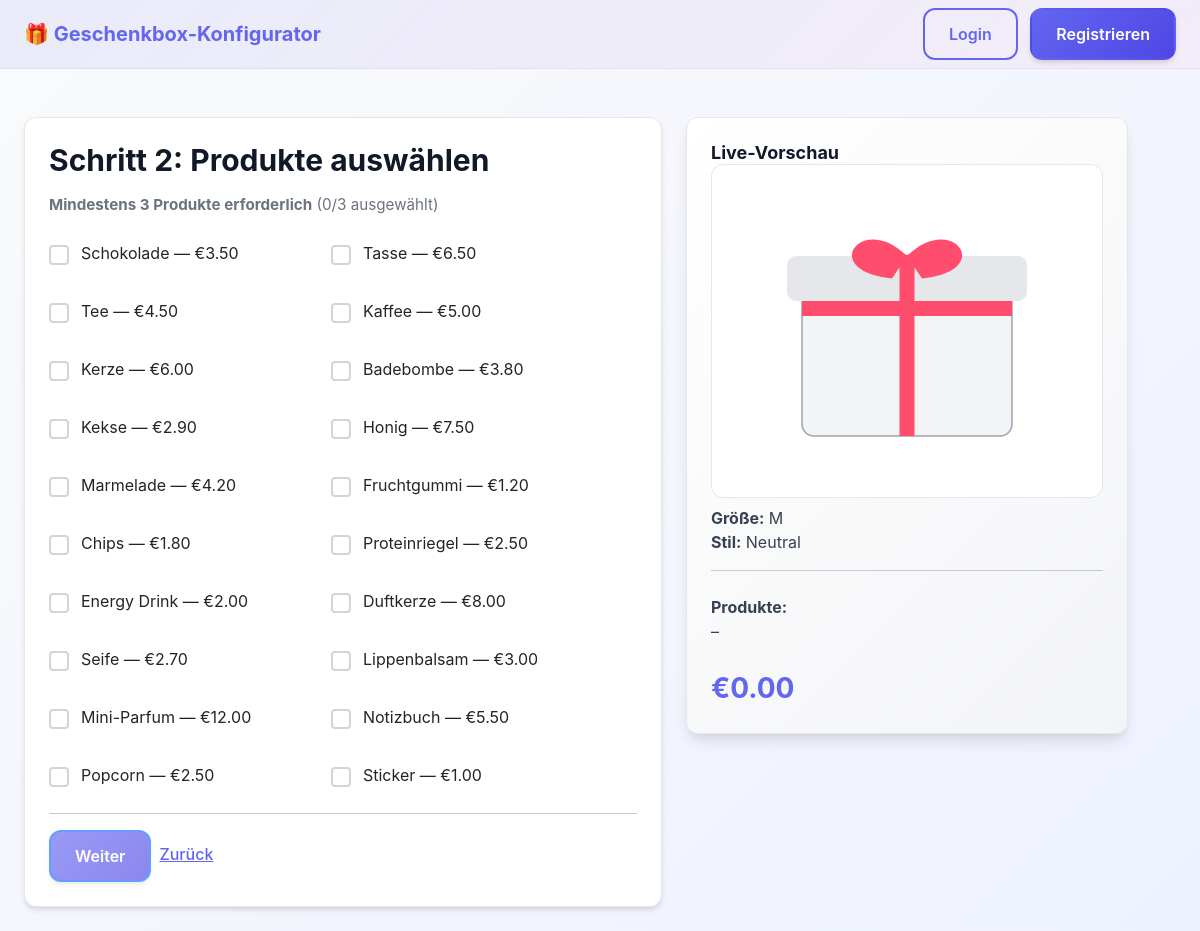
Screenshot of /configurator/step2.php with the database file from the repository.
### tables this page shows
CREATE TABLE IF NOT EXISTS products (
  id INT AUTO_INCREMENT PRIMARY KEY,
  name VARCHAR(100) NOT NULL,
  price DECIMAL(8,2) NOT NULL
);

### src/config.php (called while the page is built, shortened)
<?php
function is_logged_in() {
    return !empty($_SESSION['user_id']);
}

### src/configurator/step2.php (the view, shortened to what this page needs)
<?php
require_once __DIR__ . '/../config.php';
$stmt = $pdo->query('SELECT id, name, price FROM products ORDER BY id');
$products = $stmt->fetchAll();
$selectedProductIds = $_SESSION['config']['products'] ?? [];
?>
<!doctype html>
<html lang="de">
<head>
  <link href="https://cdn.jsdelivr.net/npm/bootstrap@5.3.0/dist/css/bootstrap.min.css" rel="stylesheet">
  <link rel="stylesheet" href="/assets/css/style.css">
</head>
<body>
<nav class="navbar navbar-expand navbar-light" style="background: linear-gradient(135deg, rgba(99, 102, 241, 0.1), rgba(236, 72, 153, 0.05)); border-bottom: 1px solid rgba(99, 102, 241, 0.1);">
  <div class="container">
    <a class="navbar-brand" href="/" style="font-weight: 700; color: var(--primary);">🎁 Geschenkbox-Konfigurator</a>
    <div class="ms-auto">
      <?php if (is_logged_in()): ?>
        <span class="me-3">Willkommen!</span>
        <a href="/logout.php" class="btn btn-outline-primary me-2">Logout</a>
      <?php else: ?>
        <a href="/login.php" class="btn btn-outline-primary me-2">Login</a>
        <a href="/register.php" class="btn btn-primary">Registrieren</a>
      <?php endif; ?>
    </div>
  </div>
</nav>
<div class="container p-4">
    <div class="row g-4">
      <div class="col-lg-7">
        <div class="card p-4">
          <h2 class="mb-3">Schritt 2: Produkte auswählen</h2>
          <p style="color: #6b7280; font-size: 0.95rem; margin-bottom: 1.5rem;">
            <strong>Mindestens 3 Produkte erforderlich</strong> (<?=count($selectedProductIds)?>/3 ausgewählt)
          </p>
          <form method="post" id="products-form">
            <div class="row">
              <?php foreach ($products as $p):
                $isSelected = in_array((int)$p['id'], $selectedProductIds);
              ?>
                <div class="col-md-6 mb-2">
                  <div class="form-check">
                    <input class="form-check-input product-checkbox" type="checkbox" name="products[]" value="<?= $p['id'] ?>" id="p<?=$p['id']?>" data-price="<?=$p['price']?>" data-name="<?=htmlspecialchars($p['name'],ENT_QUOTES)?>" <?= $isSelected ? 'checked' : '' ?>>
                    <label class="form-check-label" for="p<?=$p['id']?>"><?=htmlspecialchars($p['name'])?> — €<?=$p['price']?></label>
                  </div>
                </div>
              <?php endforeach; ?>
            </div>
            <hr>
            <div class="d-flex gap-2">
              <button type="submit" class="btn btn-primary" id="submit-btn" <?=count($selectedProductIds) < 3 ? 'disabled' : ''?>>Weiter</button>
              <a href="step1.php" class="btn btn-link">Zurück</a>
            </div>
          </form>
        </div>
      </div>
      <div class="col-lg-5">
        <div class="preview-card">
          <h5>Live-Vorschau</h5>
          <div id="preview-svg-container" style="background: white; border-radius: 0.75rem; padding: 1rem; border: 1px solid var(--gray-200);">
          </div>
          <div class="mt-2"><strong>Größe:</strong> <span id="preview-box-size">-</span></div>
          <div><strong>Stil:</strong> <span id="preview-box-style">-</span></div>
          <hr>
          <div class="preview-items"><strong>Produkte:</strong>
            <div id="preview-list">–</div>
          </div>
          <div class="mt-3"><span class="price">€<span id="preview-price">0.00</span></span></div>
        </div>
      </div>
    </div>
  </div>
</body>
</html>

### src/assets/css/style.css (style rules this page uses)
:root { --primary: #6366f1; --primary-dark: #4f46e5; --primary-light: #818cf8; --secondary: #ec4899; --success: #10b981; --warning: #f59e0b; --danger: #ef4444; --gray-50: #f9fafb; --gray-100: #f3f4f6; --gray-200: #e5e7eb; --gray-300: #d1d5db; --gray-400: #9ca3af; --gray-500: #6b7280; --gray-600: #4b5563; --gray-700: #374151; --gray-800: #1f2937; --gray-900: #111827; --card-bg: #ffffff; --border-radius: 12px; --shadow-sm: 0 1px 2px 0 rgba(0, 0, 0, 0.05); --shadow-md: 0 4px 6px -1px rgba(0, 0, 0, 0.1), 0 2px 4px -1px rgba(0, 0, 0, 0.06); --shadow-lg: 0 10px 15px -3px rgba(0, 0, 0, 0.1), 0 4px 6px -2px rgba(0, 0, 0, 0.05); --shadow-xl: 0 20px 25px -5px rgba(0, 0, 0, 0.1), 0 10px 10px -5px rgba(0, 0, 0, 0.04); --transition: all 0.3s cubic-bezier(0.4, 0, 0.2, 1); }
* { box-sizing: border-box; }
html, body { height: 100%; margin: 0; padding: 0; }
body { font-family: -apple-system, BlinkMacSystemFont, 'Segoe UI', 'Roboto', 'Oxygen', 'Ubuntu', 'Cantarell', 'Fira Sans', 'Droid Sans', 'Helvetica Neue', sans-serif; font-size: 1rem; line-height: 1.5; color: var(--gray-700); background: linear-gradient(135deg, #f9fafb 0%, #eef2ff 100%); min-height: 100vh; }
h1, h2, h3, h4, h5, h6 { font-weight: 700; line-height: 1.2; color: var(--gray-900); margin: 0; }
h2 { font-size: 1.875rem; }
h5 { font-size: 1.125rem; }
a { color: var(--primary); text-decoration: none; transition: var(--transition); }
.container { max-width: 1200px; margin: 0 auto; padding: 0 1.5rem; }
.card { background: var(--card-bg); border: 1px solid var(--gray-200); border-radius: var(--border-radius); box-shadow: var(--shadow-md); transition: var(--transition); }
.btn { font-weight: 600; border-radius: var(--border-radius); padding: 0.75rem 1.5rem; transition: var(--transition); border: 2px solid transparent; cursor: pointer; font-size: 1rem; display: inline-block; text-align: center; }
.btn-primary { background: linear-gradient(135deg, var(--primary) 0%, var(--primary-dark) 100%); color: white; box-shadow: var(--shadow-md); }
.btn-outline-primary { border-color: var(--primary); color: var(--primary); background: transparent; }
.btn-link { color: var(--primary); background: transparent; border: none; padding: 0.75rem 0; font-weight: 500; }
.form-check-input { cursor: pointer; accent-color: var(--primary); width: 1.25rem; height: 1.25rem; border: 2px solid var(--gray-300); border-radius: 0.375rem; }
.form-check-label { cursor: pointer; margin-left: 0.5rem; }
.preview-card { background: linear-gradient(135deg, #ffffff 0%, #f3f4f6 100%); border: 1px solid var(--gray-200); border-radius: var(--border-radius); box-shadow: var(--shadow-lg); padding: 1.5rem; position: sticky; top: 1.5rem; }
.preview-items { max-height: 250px; overflow-y: auto; padding: 0.5rem 0; }
.price { font-size: 1.75rem; font-weight: 700; color: var(--primary); }
.row { display: flex; flex-wrap: wrap; margin: -0.75rem; }
.col-md-6, .col-lg-7, .col-lg-5 { padding: 0.75rem; }
.col-md-6 { width: calc(50% - 1.5rem); }
.col-lg-7 { width: calc(58.33% - 1.5rem); }
.col-lg-5 { width: calc(41.67% - 1.5rem); }
.p-4 { padding: 1.5rem; }
.mb-3 { margin-bottom: 1rem; }
.mb-2 { margin-bottom: 0.5rem; }
.mt-2 { margin-top: 0.5rem; }
.mt-3 { margin-top: 1rem; }
.gap-2 { gap: 0.5rem; }

### rows the page displays
products: name "Schokolade", price "3.50"
products: name "Tasse", price "6.50"
products: name "Tee", price "4.50"
products: name "Kaffee", price "5.00"
products: name "Kerze", price "6.00"
products: name "Badebombe", price "3.80"
products: name "Kekse", price "2.90"
products: name "Honig", price "7.50"
products: name "Marmelade", price "4.20"
products: name "Fruchtgummi", price "1.20"
products: name "Chips", price "1.80"
products: name "Proteinriegel", price "2.50"
products: name "Energy Drink", price "2.00"
products: name "Duftkerze", price "8.00"
products: name "Seife", price "2.70"
products: name "Lippenbalsam", price "3.00"
products: name "Mini-Parfum", price "12.00"
products: name "Notizbuch", price "5.50"
products: name "Popcorn", price "2.50"
products: name "Sticker", price "1.00"

### other values shown
count($selectedProductIds) "0"
